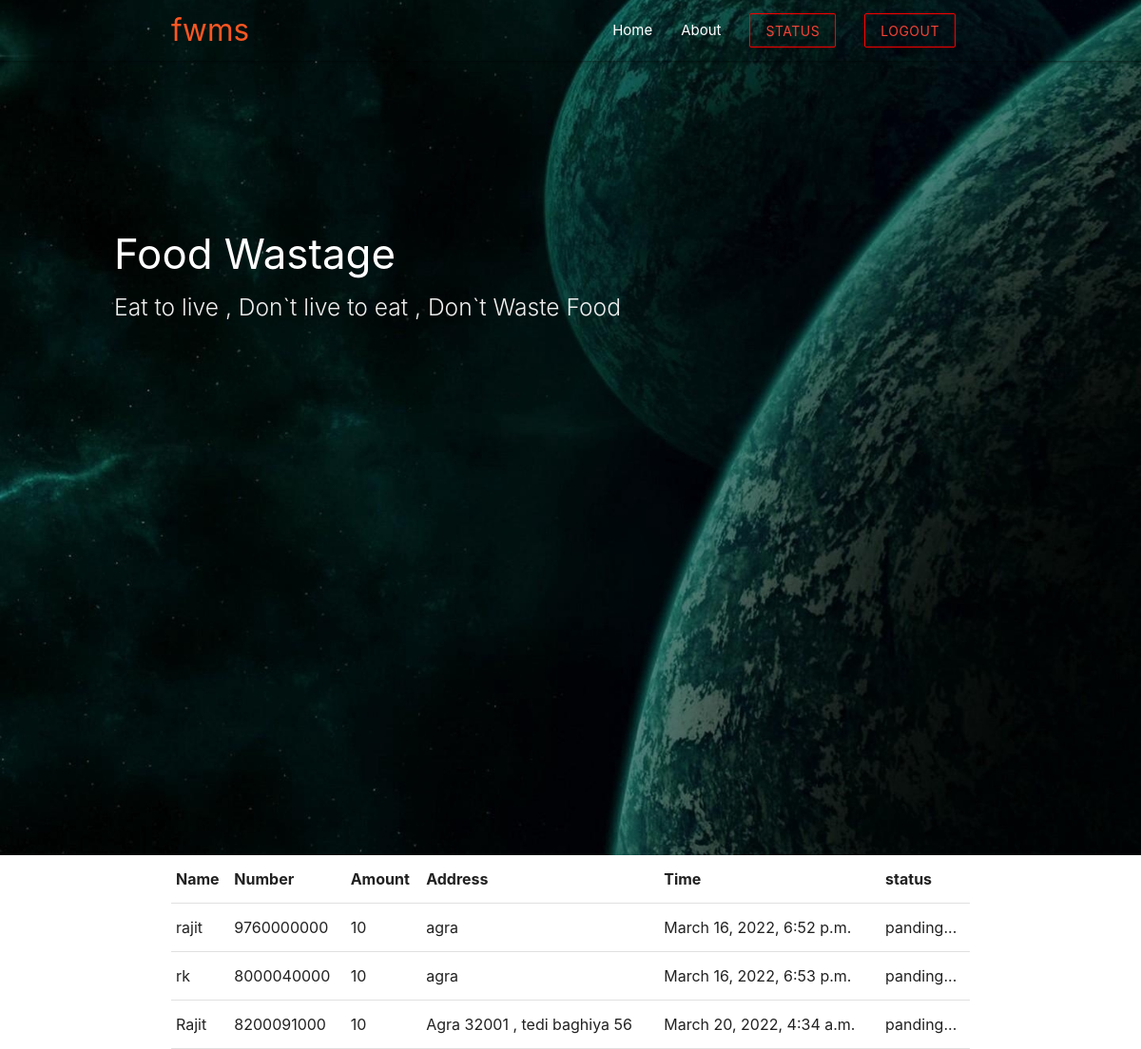
The page /Agent_status/ on the database its author committed.
### accounts/models.py (models this page shows, shortened)
class Donate_Food(models.Model):
    user  = models.OneToOneField(User , on_delete=models.CASCADE)
    phone = models.IntegerField(default=0)
    amount = models.IntegerField(default=0)
    Address = models.CharField(max_length=100)
    Donate_time = models.DateTimeField(auto_now_add=True)
    status = models.CharField(max_length=100 , default="panding...")
    message = models.CharField(max_length=100 , default='Thank you for your support  , our agent will contact you')
    FeedBack = models.TextField(default='.')

### accounts/views.py (the view)
# urls.py: path('Agent_status/' , accounts_views.Agent_status , name="Agent_status"),
def Agent_status(request):
    details = Donate_Food.objects.all()
    return render(request , 'accounts/Agent_status.html' , {'details' : details})

### accounts/templates/accounts/Agent_status.html (shortened to what this page needs)
{% extends 'accounts/Agent_Login.html' %}
{% block body %}
<div class="container">
  <table>
        <thead>
          <tr>
              <th>Name</th>
              <th>Number</th>
              <th>Amount</th>
              <th>Address</th>
              <th>Time</th>
              <th>status</th>
          </tr>
        </thead>
        <tbody>
          {% for Details in details %}
          <tr>
            <td>{{ Details.user }}</td>
            <td>{{ Details.phone }}</td>
            <td>{{ Details.amount }}</td>
            <td>{{ Details.Address }}</td>
            <td>{{ Details.Donate_time }}</td>
            <td>{{ Details.status }}</td>
          </tr>
    {% endfor %}
           </div>
{% endblock %}

### accounts/templates/accounts/Agent_login.html (shortened to what this page needs)
{% load static from staticfiles %}
<html lang="en" dir="ltr">
  <head>
    <link rel="stylesheet" type="text/css" href="{% static 'style.css' %}">
      <link rel="stylesheet" href="https://use.fontawesome.com/releases/v5.0.13/css/all.css">
      <link rel="stylesheet" href="https://cdnjs.cloudflare.com/ajax/libs/materialize/1.0.0-beta/css/materialize.min.css">
  </head>
  <body>
    <header>
    	<nav class="nav-wrapper transparent">
            <div class="container">
              <a href="#" class="brand-logo" style=" color:#ff5722; " >fwms</a>
              <ul class="right hide-on-med-and-down">
                <li><a href="">Home</a></li>
                <li><a href="">About</a></li>
               <li><a href="{% url 'Agent_status' %}" class="btn transparent red-text" id="btn">Status</a></li>
                <li><a href="{% url 'logout' %}" class="btn transparent red-text" id="btn">LogOut</a></li>
              </ul>
            </div>
          </nav>
     <div class="caption left-align" style=" margin-top : 15%; margin-left : 10%; ">
       <h3 class="white-text">Food Wastage </h3>
       <h5 class="light grey-text text-lighten-3">Eat to live , Don`t live to eat , Don`t Waste Food</h5>
     </div>
</header>
   {% block body %}
   {% endblock %}
  </body>
</html>

### assets/style.css (style rules this page uses)
header { background: url('fbg.jpg'); background-size: cover; background-position: center; min-height: 900px; max-height: 900px; }

### accounts/templates/accounts/Agent_login.html (style rules this page uses)
#btn { border: 1px red solid; }

### rows shown on the page
Donate_Food: user "rajit", phone "9760000000", amount "10", Address "agra", Donate_time "March 16, 2022, 6:52 p.m.", status "panding..."
Donate_Food: user "rk", phone "8000040000", amount "10", Address "agra", Donate_time "March 16, 2022, 6:53 p.m.", status "panding..."
Donate_Food: user "Rajit", phone "8200091000", amount "10", Address "Agra 32001 , tedi baghiya 56", Donate_time "March 20, 2022, 4:34 a.m.", status "panding..."
